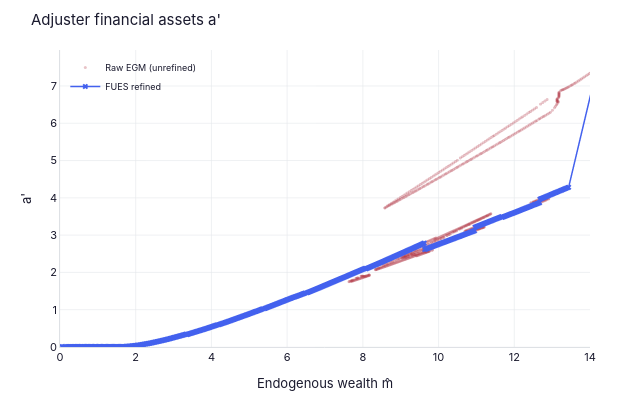
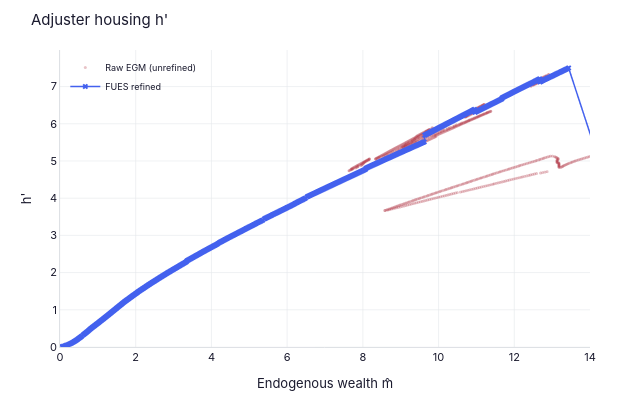
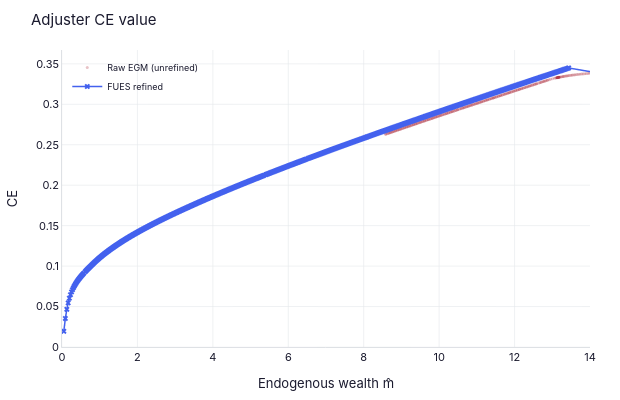

Write notebook code for charts like these, in order.
### Markdown cell above
Interactive versions of the EGM grid (zoom/pan to inspect dense crossing regions). Requires Plotly; skipped gracefully in static environments.

### Code cell
# ── Interactive plotly (zoom/pan to inspect dense crossings) ──
try:
    from examples.durables.outputs import nb_plot_adjuster_egm_interactive
    fig_a, fig_h, fig_v = nb_plot_adjuster_egm_interactive(
        results['FUES']['nest'], results['FUES']['grids'], plot_t=35)
    fig_a.show()
    fig_h.show()
    fig_v.show()
except Exception as e:
    print(f'Interactive plots skipped: {e}')

### Figure 1 — Plotly figure (JSON) as saved in the notebook; plotly's stock layout.template omitted (floating-point values rounded to 4 significant figures; data arrays with more than 128 entries replaced by an {"elided": "..."} marker saying what was removed)
{"data": [{"marker": {"color": "#b23a48", "opacity": 0.3, "size": 3}, "mode": "markers", "name": "Raw EGM (unrefined)", "type": "scattergl", "x": {"elided": "1282 float values"}, "y": {"elided": "1282 float values"}}, {"line": {"color": "#4361ee", "width": 1.5}, "marker": {"color": "#4361ee", "size": 5, "symbol": "x"}, "mode": "lines+markers", "name": "FUES refined", "type": "scattergl", "x": {"elided": "591 float values"}, "y": {"elided": "591 float values"}}], "layout": {"dragmode": "zoom", "font": {"color": "#1a1a2e", "family": "Inter, Helvetica Neue, Arial, sans-serif", "size": 11}, "height": 400, "legend": {"bgcolor": "rgba(0,0,0,0)", "borderwidth": 0, "font": {"size": 9}, "x": 0.01, "y": 0.99}, "margin": {"b": 40, "l": 60, "r": 30, "t": 50}, "paper_bgcolor": "#ffffff", "plot_bgcolor": "#ffffff", "title": {"text": "Adjuster financial assets a'"}, "width": 620, "xaxis": {"gridcolor": "#e5e7eb", "gridwidth": 0.6, "linecolor": "#d1d5db", "linewidth": 0.8, "range": [0, 14], "tickfont": {"color": "#1a1a2e"}, "title": {"font": {"color": "#1a1a2e"}, "text": "Endogenous wealth m̂"}, "zerolinecolor": "#e5e7eb"}, "yaxis": {"gridcolor": "#e5e7eb", "gridwidth": 0.6, "linecolor": "#d1d5db", "linewidth": 0.8, "rangemode": "tozero", "tickfont": {"color": "#1a1a2e"}, "title": {"font": {"color": "#1a1a2e"}, "text": "a'"}, "zerolinecolor": "#e5e7eb"}}}

### Figure 2 — Plotly figure (JSON) as saved in the notebook; plotly's stock layout.template omitted (floating-point values rounded to 4 significant figures; data arrays with more than 128 entries replaced by an {"elided": "..."} marker saying what was removed)
{"data": [{"marker": {"color": "#b23a48", "opacity": 0.3, "size": 3}, "mode": "markers", "name": "Raw EGM (unrefined)", "type": "scattergl", "x": {"elided": "1282 float values"}, "y": {"elided": "1282 float values"}}, {"line": {"color": "#4361ee", "width": 1.5}, "marker": {"color": "#4361ee", "size": 5, "symbol": "x"}, "mode": "lines+markers", "name": "FUES refined", "type": "scattergl", "x": {"elided": "591 float values"}, "y": {"elided": "591 float values"}}], "layout": {"dragmode": "zoom", "font": {"color": "#1a1a2e", "family": "Inter, Helvetica Neue, Arial, sans-serif", "size": 11}, "height": 400, "legend": {"bgcolor": "rgba(0,0,0,0)", "borderwidth": 0, "font": {"size": 9}, "x": 0.01, "y": 0.99}, "margin": {"b": 40, "l": 60, "r": 30, "t": 50}, "paper_bgcolor": "#ffffff", "plot_bgcolor": "#ffffff", "title": {"text": "Adjuster housing h'"}, "width": 620, "xaxis": {"gridcolor": "#e5e7eb", "gridwidth": 0.6, "linecolor": "#d1d5db", "linewidth": 0.8, "range": [0, 14], "tickfont": {"color": "#1a1a2e"}, "title": {"font": {"color": "#1a1a2e"}, "text": "Endogenous wealth m̂"}, "zerolinecolor": "#e5e7eb"}, "yaxis": {"gridcolor": "#e5e7eb", "gridwidth": 0.6, "linecolor": "#d1d5db", "linewidth": 0.8, "rangemode": "tozero", "tickfont": {"color": "#1a1a2e"}, "title": {"font": {"color": "#1a1a2e"}, "text": "h'"}, "zerolinecolor": "#e5e7eb"}}}

### Figure 3 — Plotly figure (JSON) as saved in the notebook; plotly's stock layout.template omitted (floating-point values rounded to 4 significant figures; data arrays with more than 128 entries replaced by an {"elided": "..."} marker saying what was removed)
{"data": [{"marker": {"color": "#b23a48", "opacity": 0.3, "size": 3}, "mode": "markers", "name": "Raw EGM (unrefined)", "type": "scattergl", "x": {"elided": "1282 float values"}, "y": {"elided": "1282 float values"}}, {"line": {"color": "#4361ee", "width": 1.5}, "marker": {"color": "#4361ee", "size": 5, "symbol": "x"}, "mode": "lines+markers", "name": "FUES refined", "type": "scattergl", "x": {"elided": "591 float values"}, "y": {"elided": "591 float values"}}], "layout": {"dragmode": "zoom", "font": {"color": "#1a1a2e", "family": "Inter, Helvetica Neue, Arial, sans-serif", "size": 11}, "height": 400, "legend": {"bgcolor": "rgba(0,0,0,0)", "borderwidth": 0, "font": {"size": 9}, "x": 0.01, "y": 0.99}, "margin": {"b": 40, "l": 60, "r": 30, "t": 50}, "paper_bgcolor": "#ffffff", "plot_bgcolor": "#ffffff", "title": {"text": "Adjuster CE value"}, "width": 620, "xaxis": {"gridcolor": "#e5e7eb", "gridwidth": 0.6, "linecolor": "#d1d5db", "linewidth": 0.8, "range": [0, 14], "tickfont": {"color": "#1a1a2e"}, "title": {"font": {"color": "#1a1a2e"}, "text": "Endogenous wealth m̂"}, "zerolinecolor": "#e5e7eb"}, "yaxis": {"gridcolor": "#e5e7eb", "gridwidth": 0.6, "linecolor": "#d1d5db", "linewidth": 0.8, "rangemode": "tozero", "tickfont": {"color": "#1a1a2e"}, "title": {"font": {"color": "#1a1a2e"}, "text": "CE"}, "zerolinecolor": "#e5e7eb"}}}
